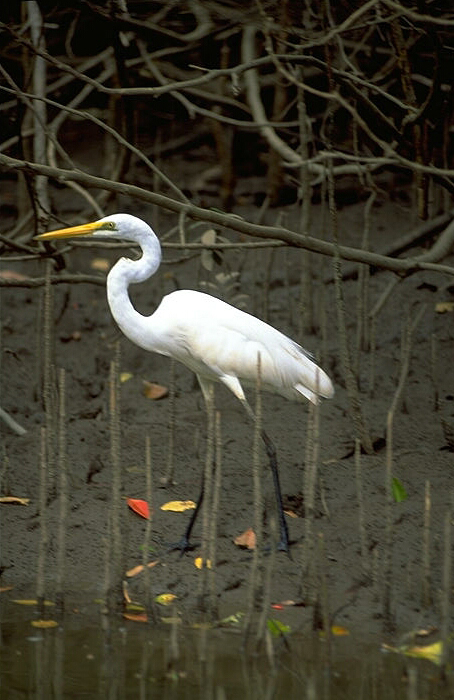
%> input picture MATLAB/Bird_Classifier/birds_training/egret/egr003.jpg, 454 x 700 px; its folder holds 4 pictures in this run
$ octave Initialize_Data.m   (GNU Octave 9; MATLAB toolbox functions it lacks are replaced by stand-ins)
%> lines starting %> are read from the running program, lines starting %| are printed output that depends on the picture
%Initialize Data, Alexander Buchholz
%This file contains all preliminary image parsing and pre-processing

disp('Pre-processing start');
clear;
%Grab system account name so file path does not change on other computers
username = getenv('username');
filePath = strcat('C:\Users\',username,'\Documents\MATLAB\Bird_Classifier\birds_training\egret\');
imList=dir(fullfile(filePath,'*.jpg'));
numFiles= size(imList,1);

%PREPAD_SIZE and SCALE can be edited to change the properties of input
%vector X
PREPAD_SIZE=900;
SCALE=.1;

%Initialization. Note that all image values must be stored as floating points for the
%matrix operations performed in Bird_Classifier.m
egretX=zeros(PREPAD_SIZE*SCALE,PREPAD_SIZE*SCALE,numFiles,'double');
mandarinX=zeros(PREPAD_SIZE*SCALE,PREPAD_SIZE*SCALE,numFiles,'double');
owlX=zeros(PREPAD_SIZE*SCALE,PREPAD_SIZE*SCALE,numFiles,'double');
puffinX=zeros(PREPAD_SIZE*SCALE,PREPAD_SIZE*SCALE,numFiles,'double');
toucanX=zeros(PREPAD_SIZE*SCALE,PREPAD_SIZE*SCALE,numFiles,'double');
wood_duckX=zeros(PREPAD_SIZE*SCALE,PREPAD_SIZE*SCALE,numFiles,'double');


%begin assembling data for training images
%Add padding, scale, and store pre-processed image. If uneven padding is
%required, add extra row/column after the scaled image
for i = 1:numFiles
    im = imread([filePath,imList(i).name]);
%> im is the input picture: size 700x454x3 uint8; mean R, G, B 66, 62.8, 48.4
    [rows, columns, colors] = size(im);
%> rows = 700; columns = 454; colors = 3

    A= padarray(im, [floor((PREPAD_SIZE-rows)/2) floor((PREPAD_SIZE-columns)/2)], 'replicate', 'pre');
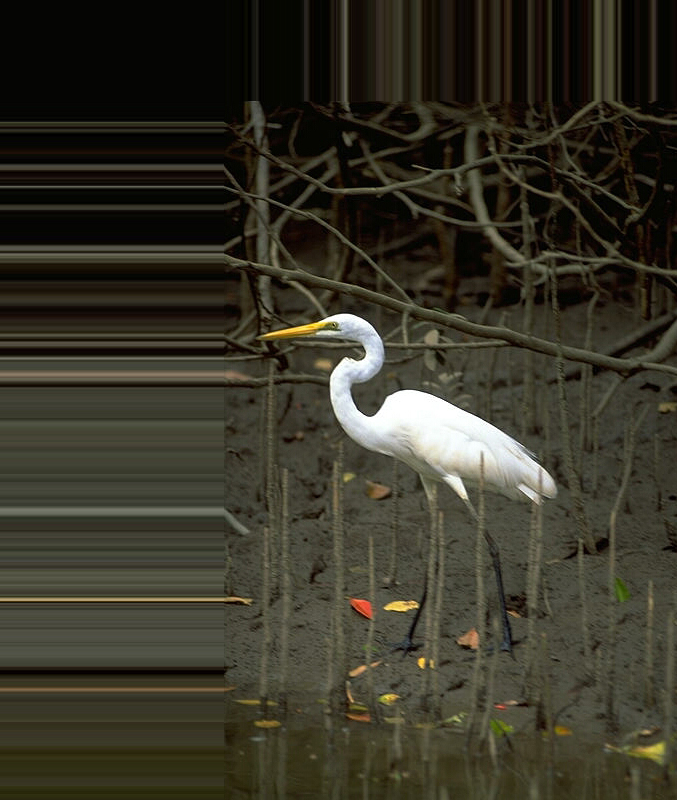
%> A: size 800x677x3 uint8; mean R, G, B 55.6, 52.9, 40
    A = padarray(A, [ceil((PREPAD_SIZE-rows)/2) ceil((PREPAD_SIZE-columns)/2)], 'replicate', 'post');
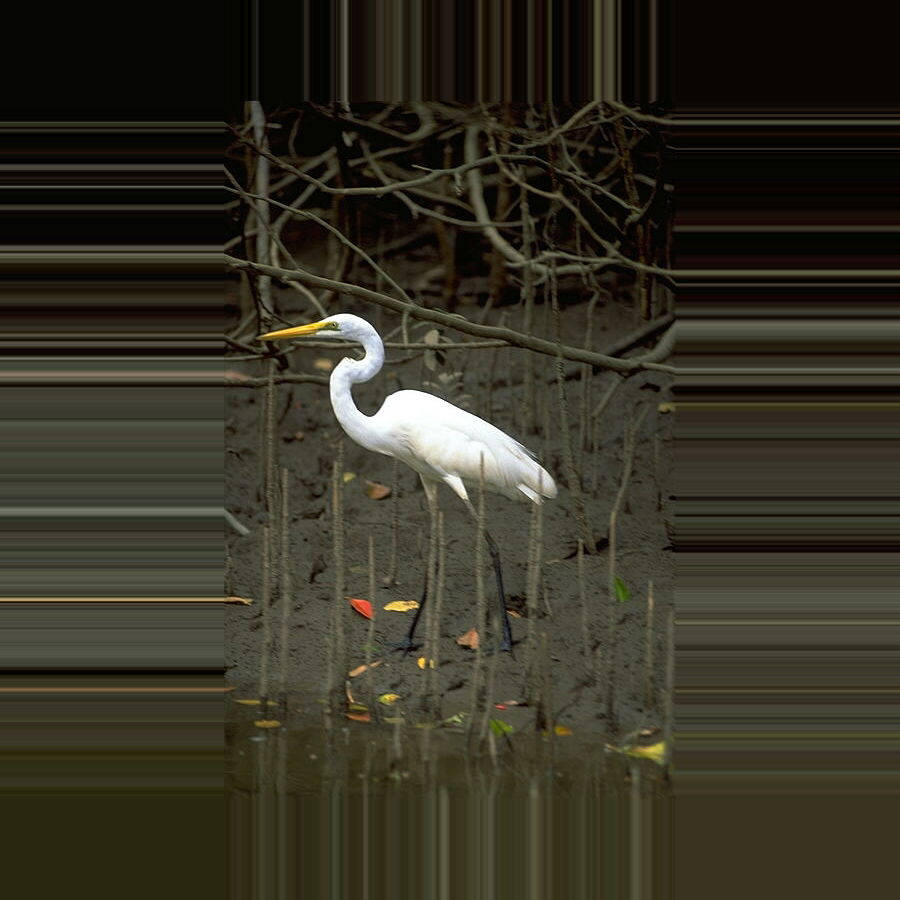
%> A: size 900x900x3 uint8; mean R, G, B 52.4, 49.4, 36
    egretX(:,:,i)= im2double(rgb2gray(imresize(A,SCALE)));
end
%> pass 2 of the loop `for i = 1:numFiles`:
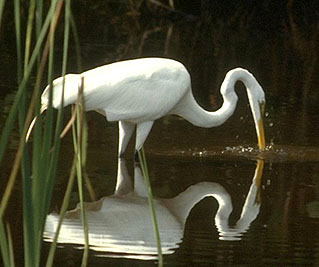
%> input picture MATLAB/Bird_Classifier/birds_training/egret/egr005.jpg, 319 x 267 px
%> im is the input picture: size 267x319x3 uint8; mean R, G, B 72, 70.4, 49.8
%> `A= padarray(im, [floor((PREPAD_SIZE-rows)/2) floor((PREPAD_SIZE-column..`:
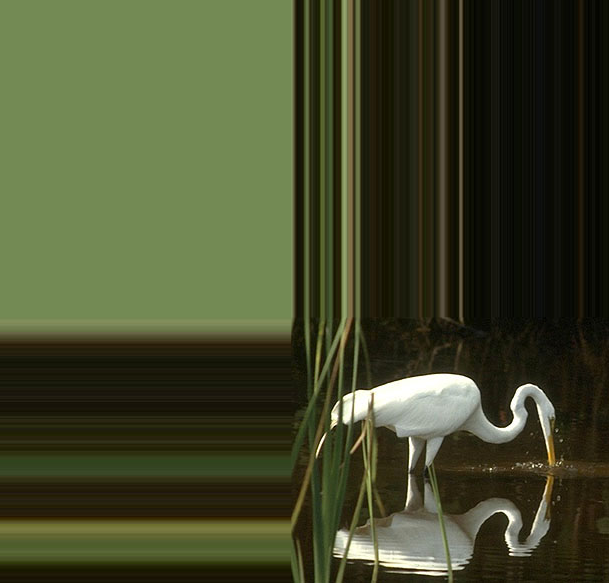
%> A: size 583x609x3 uint8; mean R, G, B 67.4, 73.2, 43.5
%> `A = padarray(A, [ceil((PREPAD_SIZE-rows)/2) ceil((PREPAD_SIZE-columns)..`:
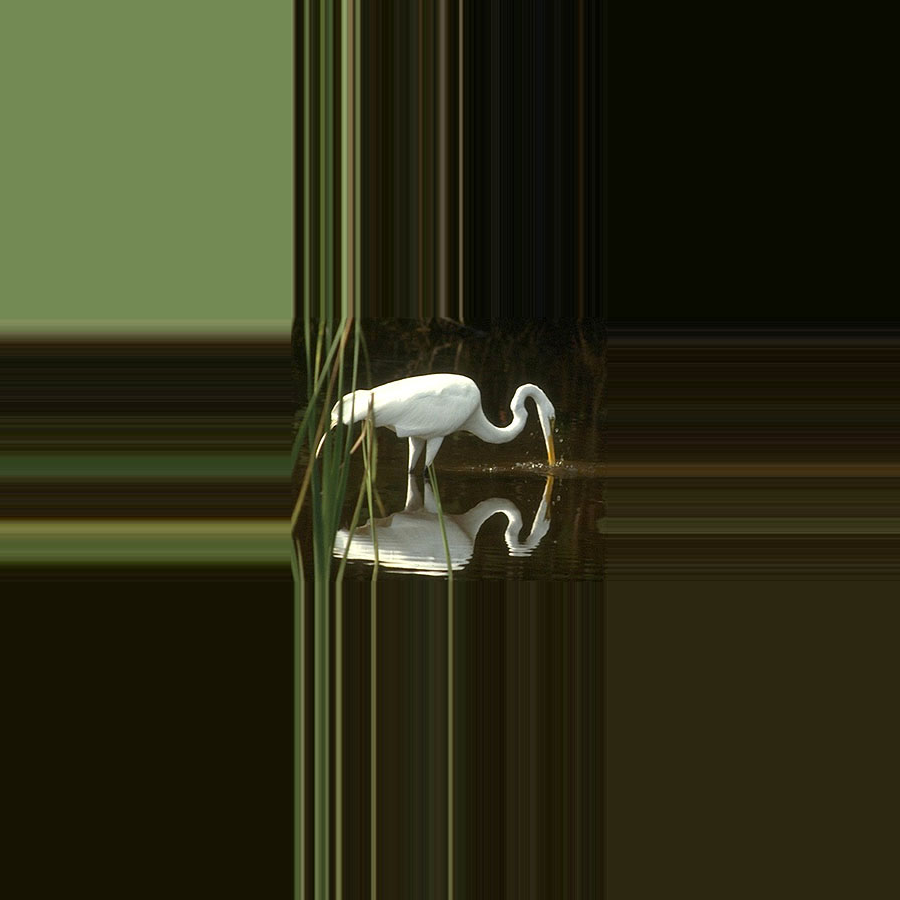
%> A: size 900x900x3 uint8; mean R, G, B 46.6, 47.6, 24.5
%> pass 3 of the loop `for i = 1:numFiles`:
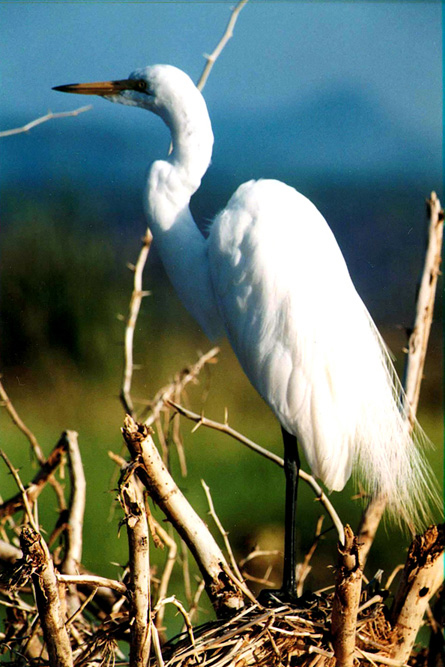
%> input picture MATLAB/Bird_Classifier/birds_training/egret/egr006.jpg, 445 x 667 px
%> im is the input picture: size 667x445x3 uint8; mean R, G, B 101.5, 115.3, 102.6
%> `A= padarray(im, [floor((PREPAD_SIZE-rows)/2) floor((PREPAD_SIZE-column..`:
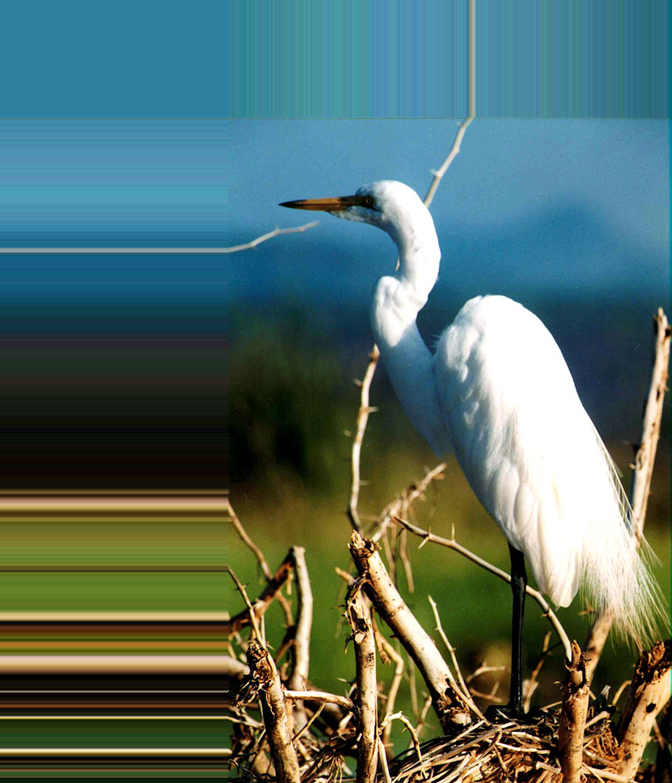
%> A: size 783x672x3 uint8; mean R, G, B 84.3, 109, 101.3
%> `A = padarray(A, [ceil((PREPAD_SIZE-rows)/2) ceil((PREPAD_SIZE-columns)..`:
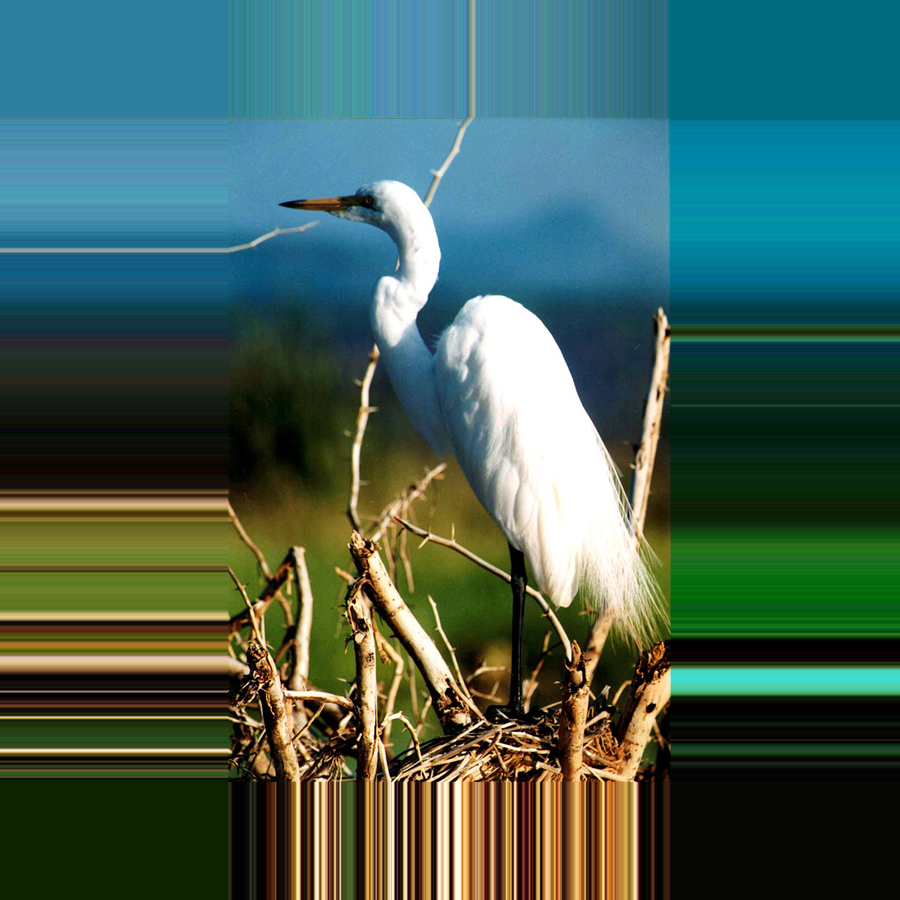
%> A: size 900x900x3 uint8; mean R, G, B 65, 96.2, 85.6
%> the loop made 4 passes; the first 3 are shown

filePath = strcat('C:\Users\',username,'\Documents\MATLAB\Bird_Classifier\birds_training\mandarin\');
imList=dir(fullfile(filePath,'*.jpg'));
for i = 1:numFiles
%> (the run ends here)
